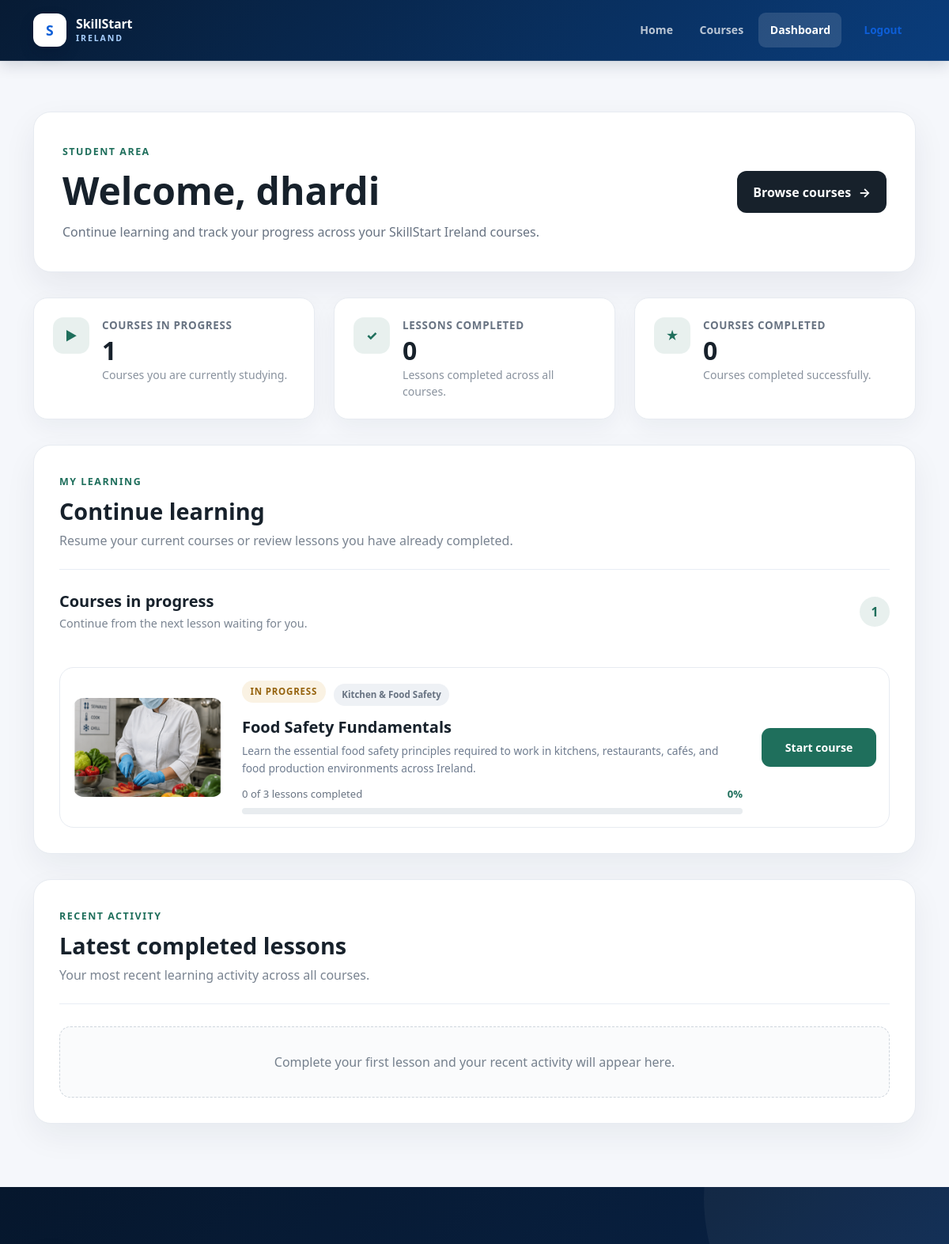
/accounts/dashboard/ (signed in, upper part), run on an earlier commit of the app's database.
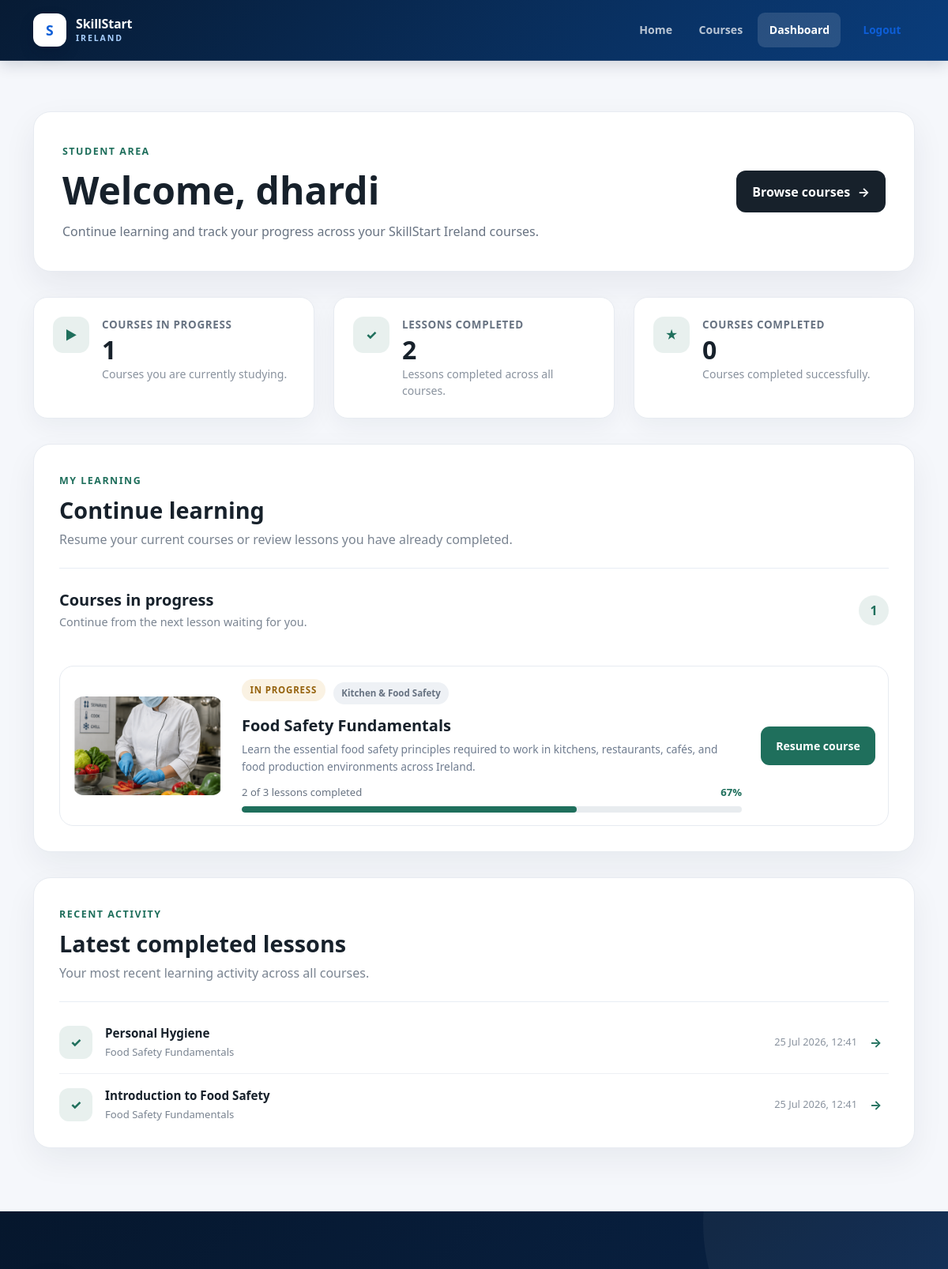
And on a later commit of the database.
### accounts/models.py (models this page shows, shortened)
class Enrollment(models.Model):
    user = models.ForeignKey(
        settings.AUTH_USER_MODEL,
        on_delete=models.CASCADE,
        related_name="enrollments",
    )
    course = models.ForeignKey(
        Course,
        on_delete=models.CASCADE,
        related_name="enrollments",
    )
    started_at = models.DateTimeField(
        auto_now_add=True,
    )
    completed_at = models.DateTimeField(
        blank=True,
        null=True,
    )
    is_completed = models.BooleanField(
        default=False,
    )
    class Meta:
        ordering = ["-started_at"]
        constraints = [
            models.UniqueConstraint(
                fields=["user", "course"],
                name="unique_user_course_enrollment",
            ),
        ]

class LessonProgress(models.Model):
    enrollment = models.ForeignKey(
        Enrollment,
        on_delete=models.CASCADE,
        related_name="lesson_progress",
    )
    lesson = models.ForeignKey(
        Lesson,
        on_delete=models.CASCADE,
        related_name="lesson_progress",
    )
    completed = models.BooleanField(default=False)
    completed_at = models.DateTimeField(
        blank=True,
        null=True,
    )
    class Meta:
        constraints = [
            models.UniqueConstraint(
                fields=["enrollment", "lesson"],
                name="unique_enrollment_lesson",
            )
        ]

### courses/models.py (models this page shows, shortened)
class Course(models.Model):
    category = models.ForeignKey(
        Category,
        on_delete=models.CASCADE,
        related_name="courses",
    )
    title = models.CharField(
        max_length=150,
    )
    description = models.TextField()
    slug = models.SlugField(
        max_length=170,
        unique=True,
    )
    image = models.ImageField(
        upload_to="courses/",
        blank=True,
        null=True,
    )
    is_free = models.BooleanField(
        default=True,
    )
    price = models.DecimalField(
        max_digits=8,
        decimal_places=2,
        default=0,
    )
    currency = models.CharField(
        max_length=3,
        default="EUR",
    )
    is_published = models.BooleanField(
        default=False,
    )
    created_at = models.DateTimeField(
        auto_now_add=True,
    )

class Category(models.Model):
    name = models.CharField(max_length=100)
    description = models.TextField(blank=True)
    slug = models.SlugField(max_length=120, unique=True)
    class Meta:
        verbose_name_plural = "Categories"

class Lesson(models.Model):
    course = models.ForeignKey(
        Course,
        on_delete=models.CASCADE,
        related_name="lessons",
    )
    title = models.CharField(
        max_length=150,
    )
    content = models.TextField(
        blank=True,
    )
    image = models.ImageField(
        upload_to="lessons/images/",
        blank=True,
        null=True,
    )
    video_url = models.URLField(
        blank=True,
    )
    order = models.PositiveIntegerField(
        default=1,
    )
    is_published = models.BooleanField(
        default=False,
    )
    class Meta:
        ordering = ("order",)

### accounts/views.py (the view)
@login_required
def dashboard(request):
    enrollments = list(
        Enrollment.objects
        .filter(user=request.user)
        .select_related(
            "course",
            "course__category",
        )
        .order_by("-started_at")
    )
    courses_started = 0
    courses_completed = 0
    lessons_completed = 0
    in_progress_enrollments = []
    completed_enrollments = []
    for enrollment in enrollments:
        published_lessons = list(
            enrollment.course.lessons
            .filter(is_published=True)
            .order_by("order", "id")
        )
        completed_lesson_ids = set(
            LessonProgress.objects
            .filter(
                enrollment=enrollment,
                completed=True,
                lesson__is_published=True,
            )
            .values_list(
                "lesson_id",
                flat=True,
            )
        )
        total_lessons = len(published_lessons)
        completed_lessons = len(
            completed_lesson_ids
        )
        lessons_completed += completed_lessons
        if total_lessons > 0:
            progress_percentage = round(
                completed_lessons
                / total_lessons
                * 100
            )
        else:
            progress_percentage = 0
        next_lesson = None
        for lesson in published_lessons:
            if lesson.id not in completed_lesson_ids:
                next_lesson = lesson
                break
        if (
            next_lesson is None
            and published_lessons
        ):
            next_lesson = published_lessons[-1]
        enrollment.total_lessons = total_lessons
        enrollment.completed_lessons = (
            completed_lessons
        )
        enrollment.progress_percentage = (
            progress_percentage
        )
        enrollment.resume_lesson = next_lesson
        if enrollment.is_completed:
            courses_completed += 1
            completed_enrollments.append(
                enrollment
            )
        else:
            courses_started += 1
            in_progress_enrollments.append(
                enrollment
            )
    recent_activity = (
        LessonProgress.objects
        .filter(
            enrollment__user=request.user,
            completed=True,
            completed_at__isnull=False,
        )
        .select_related(
            "lesson",
            "lesson__course",
        )
        .order_by("-completed_at")[:5]
    )
    context = {
        "courses_started": courses_started,
        "courses_completed": courses_completed,
        "lessons_completed": lessons_completed,
        "in_progress_enrollments": (
            in_progress_enrollments
        ),
        "completed_enrollments": (
            completed_enrollments
        ),
        "recent_activity": recent_activity,
    }
    return render(
        request,
        "accounts/dashboard.html",
        context,
    )

### accounts/templates/accounts/dashboard.html (shortened to what the changed rows need)
{% extends "base.html" %}
{% block content %}
<section class="dashboard-section">
    <div class="container">
        <header class="dashboard-header">
            <div>
                <h1>
                    Welcome,
                    {% if request.user.first_name %}
                        {{ request.user.first_name }}
                    {% else %}
                        {{ request.user.username }}
                    {% endif %}
                </h1>
            </div>
        </header>
        <div class="row g-4 dashboard-statistics">
            <div class="col-12 col-md-4">
                <article class="dashboard-stat-card">
                    <div>
                        <span class="dashboard-stat-label">
                            Lessons completed
                        </span>
                        <strong>
                            {{ lessons_completed }}
                        </strong>
                        <p>
                            Lessons completed across all courses.
                        </p>
                    </div>
                </article>
            </div>
        </div>
        <section class="dashboard-learning-section">
            <div class="dashboard-content-header">
                <div>
                    <h2>
                        Continue learning
                    </h2>
                </div>
            </div>
            {% if in_progress_enrollments %}
                <div class="dashboard-subsection">
                    <div class="dashboard-course-list">
                        {% for enrollment in in_progress_enrollments %}
                            <article class="dashboard-course-item">
                                <div class="dashboard-course-image">
                                    {% if enrollment.course.image %}
                                        <img
                                            src="{{ enrollment.course.image.url }}"
                                            alt="{{ enrollment.course.title }}"
                                        >
                                    {% else %}
                                        <div class="dashboard-course-placeholder">
                                            <span aria-hidden="true">
                                                📘
                                            </span>
                                        </div>
                                    {% endif %}
                                </div>
                                <div class="dashboard-course-content">
                                    <div class="dashboard-course-topline">
                                        <span
                                            class="
                                                dashboard-course-status
                                                dashboard-course-status-progress
                                            "
                                        >
                                            In progress
                                        </span>
                                        {% if enrollment.course.category %}
                                            <span class="dashboard-course-category">
                                                {{ enrollment.course.category.name }}
                                            </span>
                                        {% endif %}
                                    </div>
                                    <h3>
                                        {{ enrollment.course.title }}
                                    </h3>
                                    <p class="dashboard-course-description">
                                        {{ enrollment.course.description|truncatewords:22 }}
                                    </p>
                                    <div class="dashboard-course-progress-info">
                                        <span>
                                            {{ enrollment.completed_lessons }}
                                            of
                                            {{ enrollment.total_lessons }}
                                            lessons completed
                                        </span>
                                        <strong>
                                            {{ enrollment.progress_percentage }}%
                                        </strong>
                                    </div>
                                    <div
                                        class="dashboard-progress-bar"
                                        role="progressbar"
                                        aria-valuemin="0"
                                        aria-valuemax="100"
                                        aria-valuenow="{{ enrollment.progress_percentage }}"
                                        aria-label="Course progress"
                                    >
                                        <div
                                            class="dashboard-progress-fill"
                                            style="width: {{ enrollment.progress_percentage }}%;"
                                        ></div>
                                    </div>
                                </div>
                                <div class="dashboard-course-action">
                                    {% if enrollment.resume_lesson %}
                                        <a
                                            href="{% url 'courses:lesson_detail' enrollment.course.slug enrollment.resume_lesson.id %}"
                                            class="dashboard-primary-button"
                                        >
                                            {% if enrollment.progress_percentage > 0 %}
                                                Resume course
                                            {% else %}
                                                Start course
                                            {% endif %}
                                        </a>
                                    {% endif %}
                                </div>
                            </article>
                        {% endfor %}
                    </div>
                </div>
            {% endif %}
        </section>
        <section class="dashboard-activity-section">
            <div class="dashboard-content-header">
                <div>
                    <h2>
                        Latest completed lessons
                    </h2>
                </div>
            </div>
            {% if recent_activity %}
                <div class="dashboard-activity-list">
                    {% for progress in recent_activity %}
                        <a
                            href="{% url 'courses:lesson_detail' progress.lesson.course.slug progress.lesson.id %}"
                            class="dashboard-activity-item"
                        >
                            <div class="dashboard-activity-icon">
                                ✓
                            </div>
                            <div class="dashboard-activity-content">
                                <strong>
                                    {{ progress.lesson.title }}
                                </strong>
                                <span>
                                    {{ progress.lesson.course.title }}
                                </span>
                            </div>
                            <time
                                datetime="{{ progress.completed_at|date:'c' }}"
                            >
                                {{ progress.completed_at|date:"d M Y, H:i" }}
                            </time>
                            <span
                                class="dashboard-activity-arrow"
                                aria-hidden="true"
                            >
                                →
                            </span>
                        </a>
                    {% endfor %}
                </div>
            {% else %}
                <div class="dashboard-activity-empty">
                    Complete your first lesson and your
                    recent activity will appear here.
                </div>
            {% endif %}
        </section>
    </div>
</section>
{% endblock %}

What changed in the data, as far as the page shows it:
computed for Enrollment "Food Safety Fundamentals": completed_lessons "0" → "2"; progress_percentage "0" → "67"; text "Start course" → "Resume course"
added LessonProgress: lesson "Personal Hygiene", lesson.course "Food Safety Fundamentals", completed_at "25 Jul 2026, 12:41"
added LessonProgress: lesson "Introduction to Food Safety", lesson.course "Food Safety Fundamentals", completed_at "25 Jul 2026, 12:41"
Also different on the page:
{{ lessons_completed }}: "0" → "2"
text no longer shown: "Complete your first lesson and your recent activity will appear here."
